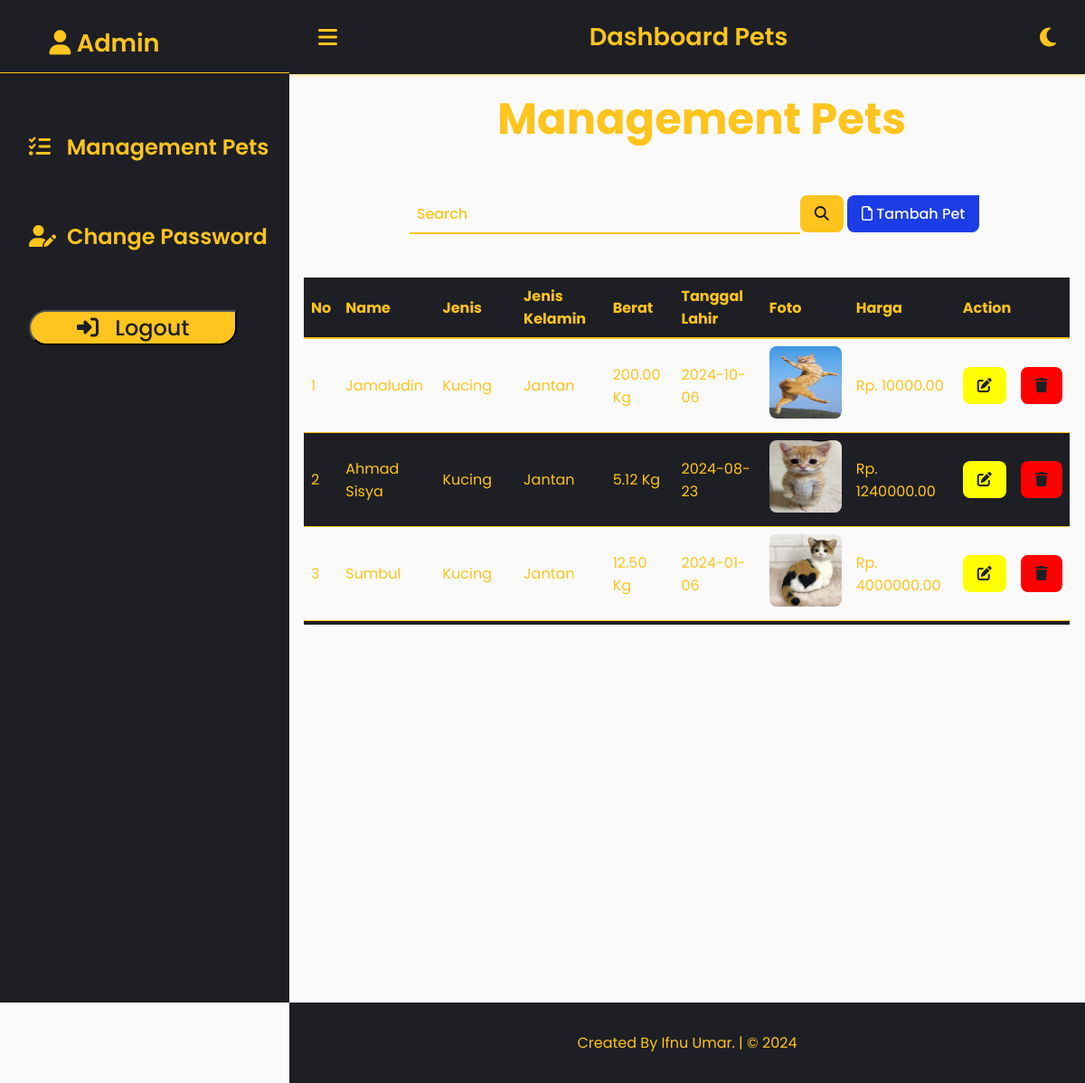
The page / on the database its author committed.
### tables this page shows
CREATE TABLE `data_pet` (
  `id_pet` int(11) NOT NULL,
  `name_pet` varchar(50) NOT NULL,
  `jenis` enum('Anjing','Kucing','Bebek','Ular','Kura-kura','Unggas','Hamster','Kadal','Kapibara') NOT NULL,
  `jenis_kelamin` enum('Jantan','Betina') NOT NULL,
  `berat` decimal(10,2) NOT NULL,
  `tanggal_lahir` date NOT NULL,
  `path_poto` varchar(255) NOT NULL,
  `harga` decimal(10,2) NOT NULL
);

### config.php (called while the page is built, shortened)
<?php
$servername = "localhost";
$username = "root";
$password = "";
$dbname = "pets_shop";
$conn = mysqli_connect($servername, $username, $password, $dbname);
function lihatHewan() {
    global $conn;
    $sql = "SELECT * FROM data_pet";
    $result = mysqli_query($conn, $sql);
    $result = mysqli_fetch_all($result, MYSQLI_ASSOC);
    return $result;
}
?>

### index.php (the view)
<?php
include 'config.php';
if(isset($_GET['search'])){
    $keyword = $_GET['search'];
    $data_pets = cariHewan($keyword);
} else {
    $data_pets = lihatHewan();
}
include 'template/header.php'
?>
<div class="container-managemant">
    <div class="title">
        <h2>Management Pets</h2>
    </div>
    <div class="content">
        <div class="search">
            <form method="get" action="">
                <input type="text" name="search" placeholder="Search" value="<?= isset($keyword) ? $keyword : '' ?>">
                <div class="btn">
                    <button type="submit"><i class="fa-solid fa-search"></i></button>
                    <a href="add_pet.php"><button type="button" class="btn-add"><i class="fa-regular fa-file"></i> Tambah Pet</button></a>
                </div>
            </form>
        </div>
        <div class="table-container">
            <table>
                <thead>
                    <tr>
                        <th>No</th>
                        <th>Name</th>
                        <th>Jenis</th>
                        <th>Jenis Kelamin</th>
                        <th>Berat</th>
                        <th>Tanggal Lahir</th>
                        <th>Foto</th>
                        <th>Harga</th>
                        <th>Action</th>
                    </tr>
                </thead>
                <tbody>
                    <?php
                    if (count($data_pets) > 0) {
                        $number = 1;
                        foreach ($data_pets as $key => $value) {
                    ?>
                    <tr>
                        <td><?= $number++ ?></td>
                        <td><?= $value['name_pet'] ?></td>
                        <td><?= $value['jenis'] ?></td>
                        <td><?= $value['jenis_kelamin'] ?></td>
                        <td><?= $value['berat'] ?> Kg</td>
                        <td><?= $value['tanggal_lahir'] ?></td>
                        <td><img src="<?= $value['path_poto'] ?>" alt="Foto Pet"></td>
                        <td>Rp. <?= $value['harga'] ?></td>
                        <td>
                            <div class="action">
                                <a href="edit_pet.php?id_pet=<?= $value['id_pet'] ?>"><button class="btn-edit"><i class="fa-solid fa-pen-to-square"></i></button></a>
                                <a href="delete_pet.php?id_pet=<?= $value['id_pet'] ?>"><button class="btn-delete" onclick="return confirm('Apakah Anda Yakin Ingin Menghapusnya 😲?')" ><i class="fa-solid fa-trash"></i></button></a>
                            </div>
                        </td>
                    </tr>
                    <?php
                    }
                } else {
                    ?>
                    <tr>
                        <td colspan="9">Data masih kosong</td>
                    </tr>
                    <?php
                }
                    ?>
                </tbody>
            </table>
        </div>
    </div>
</div>
<?php
include 'template/footer.php'
?>

### template/header.php (shortened to what this page needs)
<!DOCTYPE html>
<html lang="en">
<head>
    <link rel="stylesheet" href="https://cdnjs.cloudflare.com/ajax/libs/font-awesome/6.6.0/css/all.min.css">
    <link rel="stylesheet" href="css/style.css">
</head>
<body>
    <section class="sidebar">
        <div class="user logo">
        <i class="fa-solid fa-user"></i>
            <span>Admin</span>
        </div>
        <hr>
        <div class="menu">
            <ul>
                <li><a href="index.php"><i class="fa-solid fa-list-check"></i><span> Management Pets</span></a></li>
                <li><a href="#"><i class="fa-solid fa-user-pen"></i><span>Change Password</span></a></li>
                <li><a href="#"> <button class="btn-login"><i class="fa-solid fa-right-to-bracket"></i> <span>Logout</span></button> </a></li>
            </ul>
        </div>
    </section>
    <section class="navbar">
        <div class="menu">
            <div class="burger"><i class="fa-solid fa-bars"></i></div>
            <div class="logo">Dashboard Pets</div>
            <div class="sun"><i class="fa-solid fa-moon"></i></div>
        </div>
    </section>

### template/footer.php (shortened to what this page needs)
<footer class="footer">
        <div class="credit">
            <p>Created By Ifnu Umar. | &copy; 2024</p>
        </div>
    </footer>
</body>
</html>

### rows shown on the page
data_pet: name_pet "Jamaludin", jenis "Kucing", jenis_kelamin "Jantan", berat "200.00", tanggal_lahir "2024-10-06", path_poto (picture), harga "10000.00"
data_pet: name_pet "Ahmad Sisya", jenis "Kucing", jenis_kelamin "Jantan", berat "5.12", tanggal_lahir "2024-08-23", path_poto (picture), harga "1240000.00"
data_pet: name_pet "Sumbul", jenis "Kucing", jenis_kelamin "Jantan", berat "12.50", tanggal_lahir "2024-01-06", path_poto (picture), harga "4000000.00"
